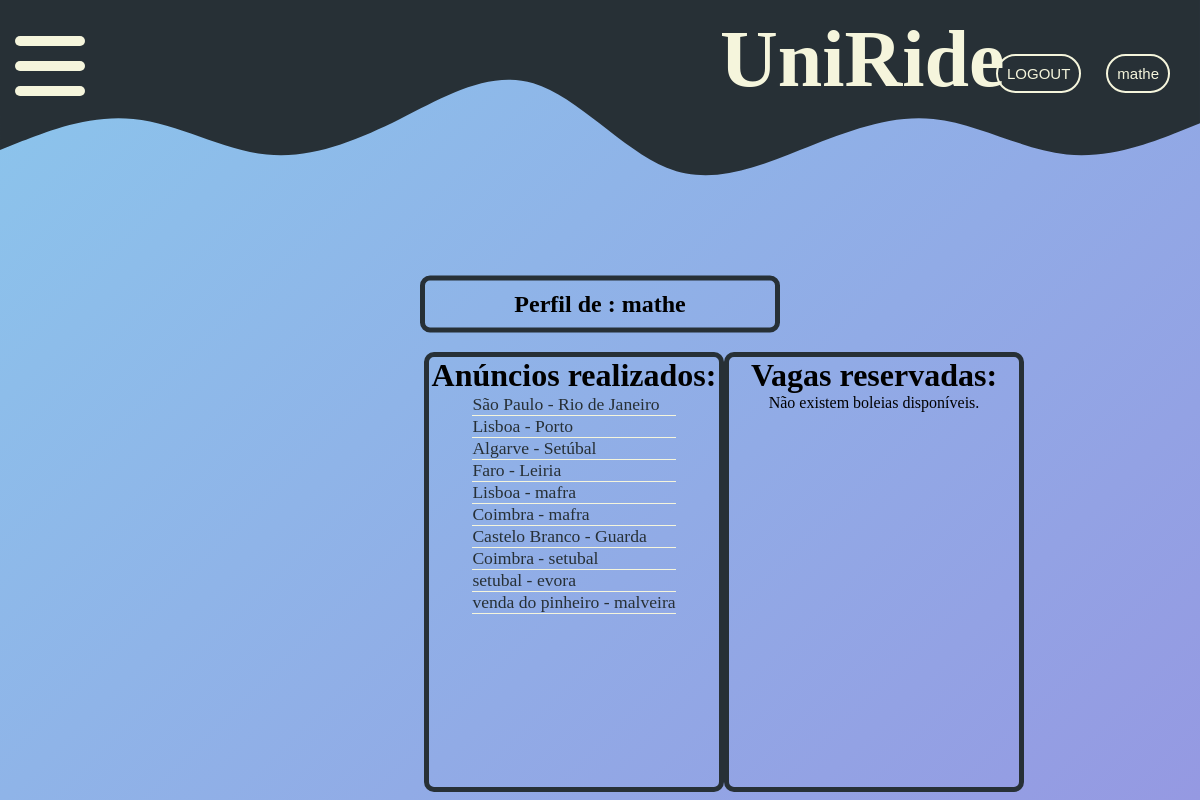
The app's page /user_info/ (signed in), older data.
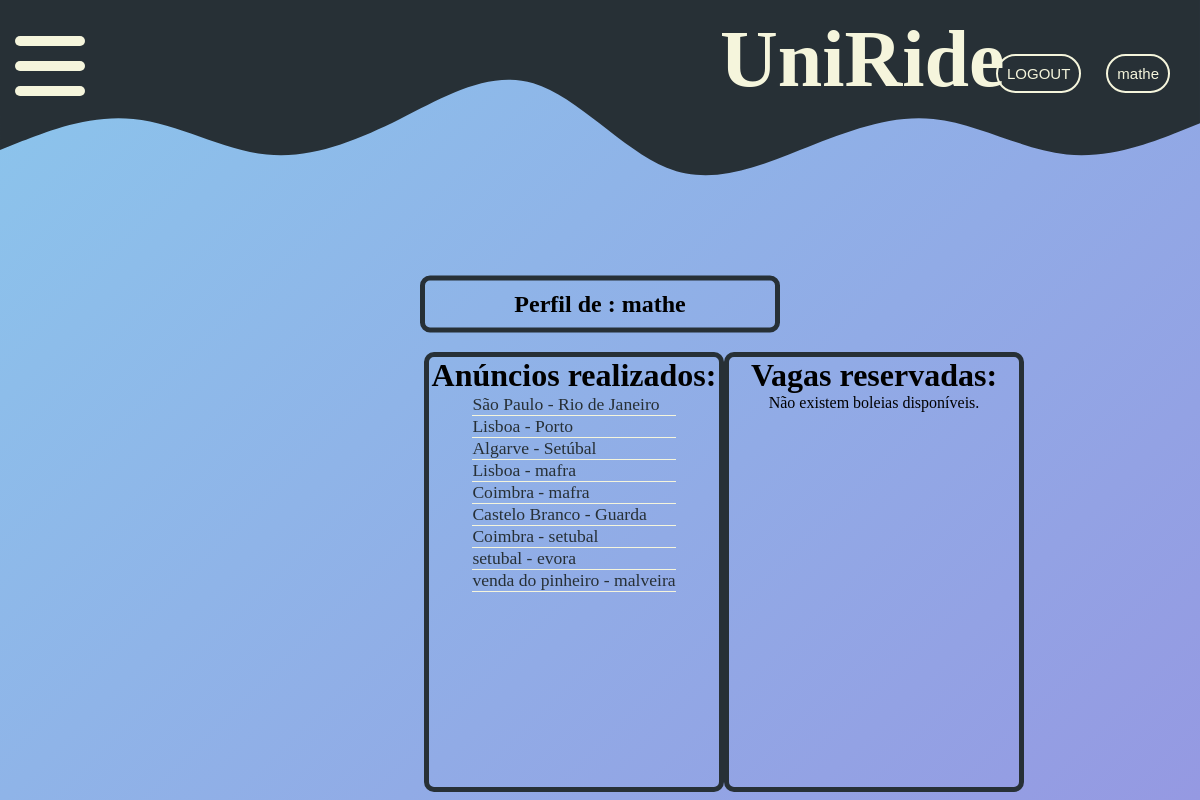
The same page, newer data.
### MyApp/models.py (models this page shows)
class Boleia(models.Model):
    motorista = models.ForeignKey(User, on_delete=models.CASCADE, related_name='boleias_as_motorista')
    users = models.ManyToManyField(User, blank=True, related_name='boleias_as_passageiro')
    partida = models.CharField(max_length=255)
    chegada = models.CharField(max_length=255)
    horario = models.DateTimeField()
    preco = models.DecimalField(max_digits=8, decimal_places=2)
    vagas = models.IntegerField()
    detalhes = models.TextField(blank=True)

### MyApp/views.py (the view)
# urls.py: path('user_info/', views.user_info_view, name='user_info'),
def user_info_view(request):
    user = request.user
    user_boleias = Boleia.objects.filter(users=user)
    motoristas = Boleia.objects.filter(motorista=user)
    context = {
        'user': user,
        'boleias': user_boleias,
        'motoristas':motoristas
    }
    return render(request, 'MyApp/user_info.html',context)

### MyApp/templates/MyApp/user_info.html (shortened to what this page needs)
{% extends "MyApp/index.html" %}
{% block content %}
 <section class="user_info">
      <h1 id="username_user"> Perfil de : {{ request.user }} </h1>
 </section>
     <div class="user_tables">
         <div class="anuncios_feitos">
             <h1>Anúncios realizados:</h1>
             <div id="anuncios_feitos_table">
                 <ul class="anuncios_feitos_ul">
                   {% if motoristas %}
                    {% for motorista in motoristas %}
                        <li>
                                <a href="{% url 'MyApp:detalhes' motorista.id %}">
                                <span> {{ motorista.partida }} - {{ motorista.chegada}}</span>
                                </a>
                        </li>
                {%endfor%}
                </ul>
                 {% else %}
                     <p>Não existem boleias disponíveis.</p>
                    {% endif %}
             </div>
         </div>
     <div class="boleias_Im_In">
         <h1>Vagas reservadas:</h1>
         <div id="boleias_Im_In_table">
            <ul class="boleias_Im_In_ul">
                    {% if boleias %}
                    {% for boleia in boleias %}
                        <li>
                                <a href="{% url 'MyApp:detalhes' boleia.id %}">
                                    <span> {{ boleia.partida }} - {{ boleia.chegada}} </span>
                                </a>
                        </li>
                    {% endfor %}
                </ul>
                 {% else %}
                    <p>Não existem boleias disponíveis.</p>
                    {% endif %}
         </div>
     </div>
     </div>
{% endblock %}

Row changes from the older to the newer data that the page shows:
removed Boleia: partida "Faro", chegada "Leiria"
